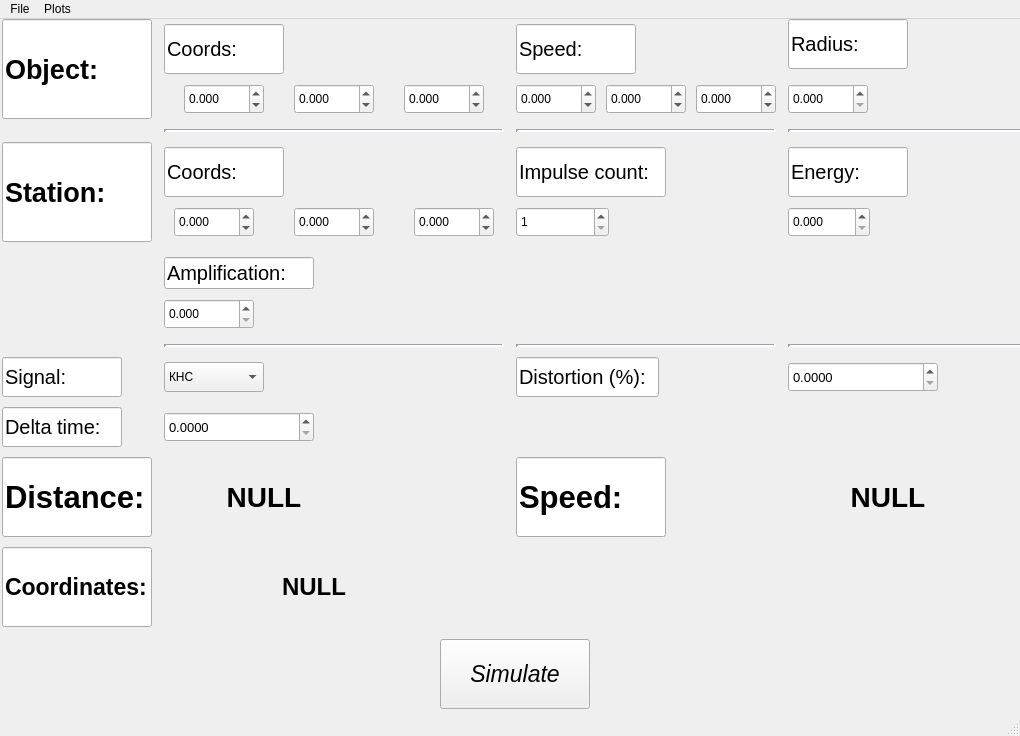
<?xml version="1.0" encoding="UTF-8"?>
<ui version="4.0">
 <class>MainWindow</class>
 <widget class="QMainWindow" name="MainWindow">
  <property name="geometry">
   <rect>
    <x>0</x>
    <y>0</y>
    <width>1020</width>
    <height>736</height>
   </rect>
  </property>
  <property name="sizePolicy">
   <sizepolicy hsizetype="Fixed" vsizetype="Fixed">
    <horstretch>0</horstretch>
    <verstretch>0</verstretch>
   </sizepolicy>
  </property>
  <property name="minimumSize">
   <size>
    <width>921</width>
    <height>604</height>
   </size>
  </property>
  <property name="windowTitle">
   <string>MainWindow</string>
  </property>
  <widget class="QWidget" name="centralwidget">
   <widget class="QPushButton" name="simulatePushButton">
    <property name="geometry">
     <rect>
      <x>440</x>
      <y>620</y>
      <width>150</width>
      <height>70</height>
     </rect>
    </property>
    <property name="minimumSize">
     <size>
      <width>150</width>
      <height>70</height>
     </size>
    </property>
    <property name="maximumSize">
     <size>
      <width>150</width>
      <height>70</height>
     </size>
    </property>
    <property name="font">
     <font>
      <pointsize>17</pointsize>
      <italic>true</italic>
     </font>
    </property>
    <property name="text">
     <string>Simulate</string>
    </property>
   </widget>
   <widget class="QWidget" name="gridLayoutWidget">
    <property name="geometry">
     <rect>
      <x>0</x>
      <y>0</y>
      <width>1029</width>
      <height>608</height>
     </rect>
    </property>
    <layout class="QGridLayout" name="gridLayout" rowstretch="0,0,0,0,0,0,0,0,0">
     <property name="spacing">
      <number>10</number>
     </property>
     <item row="0" column="0">
      <widget class="QLineEdit" name="lineEdit">
       <property name="minimumSize">
        <size>
         <width>150</width>
         <height>100</height>
        </size>
       </property>
       <property name="maximumSize">
        <size>
         <width>150</width>
         <height>100</height>
        </size>
       </property>
       <property name="font">
        <font>
         <pointsize>20</pointsize>
         <bold>true</bold>
        </font>
       </property>
       <property name="text">
        <string>Object:</string>
       </property>
       <property name="readOnly">
        <bool>true</bool>
       </property>
      </widget>
     </item>
     <item row="2" column="0">
      <widget class="QLineEdit" name="lineEdit_5">
       <property name="minimumSize">
        <size>
         <width>150</width>
         <height>100</height>
        </size>
       </property>
       <property name="maximumSize">
        <size>
         <width>150</width>
         <height>100</height>
        </size>
       </property>
       <property name="font">
        <font>
         <pointsize>20</pointsize>
         <bold>true</bold>
        </font>
       </property>
       <property name="styleSheet">
        <string notr="true"/>
       </property>
       <property name="text">
        <string>Station:</string>
       </property>
       <property name="readOnly">
        <bool>true</bool>
       </property>
      </widget>
     </item>
     <item row="2" column="1">
      <layout class="QVBoxLayout" name="verticalLayout_5">
       <property name="sizeConstraint">
        <enum>QLayout::SetDefaultConstraint</enum>
       </property>
       <property name="leftMargin">
        <number>0</number>
       </property>
       <property name="topMargin">
        <number>5</number>
       </property>
       <property name="rightMargin">
        <number>0</number>
       </property>
       <property name="bottomMargin">
        <number>5</number>
       </property>
       <item>
        <widget class="QLineEdit" name="lineEdit_6">
         <property name="sizePolicy">
          <sizepolicy hsizetype="Fixed" vsizetype="Fixed">
           <horstretch>0</horstretch>
           <verstretch>0</verstretch>
          </sizepolicy>
         </property>
         <property name="maximumSize">
          <size>
           <width>120</width>
           <height>50</height>
          </size>
         </property>
         <property name="font">
          <font>
           <pointsize>15</pointsize>
          </font>
         </property>
         <property name="text">
          <string>Coords:</string>
         </property>
         <property name="readOnly">
          <bool>true</bool>
         </property>
        </widget>
       </item>
       <item>
        <layout class="QHBoxLayout" name="horizontalLayout_5">
         <property name="spacing">
          <number>30</number>
         </property>
         <property name="rightMargin">
          <number>0</number>
         </property>
         <item>
          <widget class="QDoubleSpinBox" name="station_coords_x">
           <property name="sizePolicy">
            <sizepolicy hsizetype="Fixed" vsizetype="Fixed">
             <horstretch>0</horstretch>
             <verstretch>0</verstretch>
            </sizepolicy>
           </property>
           <property name="minimumSize">
            <size>
             <width>80</width>
             <height>30</height>
            </size>
           </property>
           <property name="maximumSize">
            <size>
             <width>80</width>
             <height>30</height>
            </size>
           </property>
           <property name="decimals">
            <number>3</number>
           </property>
           <property name="minimum">
            <double>-99.989999999999995</double>
           </property>
          </widget>
         </item>
         <item>
          <widget class="QDoubleSpinBox" name="station_coords_y">
           <property name="sizePolicy">
            <sizepolicy hsizetype="Fixed" vsizetype="Fixed">
             <horstretch>0</horstretch>
             <verstretch>0</verstretch>
            </sizepolicy>
           </property>
           <property name="minimumSize">
            <size>
             <width>80</width>
             <height>30</height>
            </size>
           </property>
           <property name="maximumSize">
            <size>
             <width>80</width>
             <height>30</height>
            </size>
           </property>
           <property name="decimals">
            <number>3</number>
           </property>
           <property name="minimum">
            <double>-99.989999999999995</double>
           </property>
          </widget>
         </item>
         <item>
          <widget class="QDoubleSpinBox" name="station_coords_z">
           <property name="sizePolicy">
            <sizepolicy hsizetype="Fixed" vsizetype="Fixed">
             <horstretch>0</horstretch>
             <verstretch>0</verstretch>
            </sizepolicy>
           </property>
           <property name="minimumSize">
            <size>
             <width>80</width>
             <height>30</height>
            </size>
           </property>
           <property name="maximumSize">
            <size>
             <width>80</width>
             <height>30</height>
            </size>
           </property>
           <property name="decimals">
            <number>3</number>
           </property>
           <property name="minimum">
            <double>-99.989999999999995</double>
           </property>
          </widget>
         </item>
        </layout>
       </item>
      </layout>
     </item>
     <item row="1" column="3">
      <widget class="Line" name="line_3">
       <property name="styleSheet">
        <string notr="true">background-color: rgb(235, 238, 255);</string>
       </property>
       <property name="lineWidth">
        <number>3</number>
       </property>
       <property name="orientation">
        <enum>Qt::Horizontal</enum>
       </property>
      </widget>
     </item>
     <item row="4" column="1">
      <widget class="Line" name="line_4">
       <property name="styleSheet">
        <string notr="true">background-color: rgb(235, 238, 255);</string>
       </property>
       <property name="lineWidth">
        <number>3</number>
       </property>
       <property name="orientation">
        <enum>Qt::Horizontal</enum>
       </property>
      </widget>
     </item>
     <item row="7" column="1">
      <widget class="QLabel" name="distance_label">
       <property name="minimumSize">
        <size>
         <width>200</width>
         <height>80</height>
        </size>
       </property>
       <property name="maximumSize">
        <size>
         <width>200</width>
         <height>80</height>
        </size>
       </property>
       <property name="font">
        <font>
         <pointsize>21</pointsize>
         <bold>true</bold>
        </font>
       </property>
       <property name="text">
        <string>NULL</string>
       </property>
       <property name="alignment">
        <set>Qt::AlignCenter</set>
       </property>
      </widget>
     </item>
     <item row="3" column="1">
      <layout class="QVBoxLayout" name="verticalLayout_11">
       <property name="leftMargin">
        <number>0</number>
       </property>
       <property name="topMargin">
        <number>5</number>
       </property>
       <property name="rightMargin">
        <number>0</number>
       </property>
       <property name="bottomMargin">
        <number>5</number>
       </property>
       <item>
        <widget class="QLineEdit" name="lineEdit_9">
         <property name="maximumSize">
          <size>
           <width>150</width>
           <height>50</height>
          </size>
         </property>
         <property name="font">
          <font>
           <pointsize>15</pointsize>
          </font>
         </property>
         <property name="text">
          <string>Amplification:</string>
         </property>
         <property name="readOnly">
          <bool>true</bool>
         </property>
        </widget>
       </item>
       <item>
        <layout class="QHBoxLayout" name="horizontalLayout_12">
         <property name="rightMargin">
          <number>250</number>
         </property>
         <item>
          <widget class="QDoubleSpinBox" name="station_amplification">
           <property name="sizePolicy">
            <sizepolicy hsizetype="Fixed" vsizetype="Fixed">
             <horstretch>0</horstretch>
             <verstretch>0</verstretch>
            </sizepolicy>
           </property>
           <property name="minimumSize">
            <size>
             <width>90</width>
             <height>30</height>
            </size>
           </property>
           <property name="maximumSize">
            <size>
             <width>80</width>
             <height>30</height>
            </size>
           </property>
           <property name="decimals">
            <number>3</number>
           </property>
          </widget>
         </item>
        </layout>
       </item>
      </layout>
     </item>
     <item row="5" column="0">
      <widget class="QLineEdit" name="lineEdit_8">
       <property name="enabled">
        <bool>true</bool>
       </property>
       <property name="sizePolicy">
        <sizepolicy hsizetype="Fixed" vsizetype="Fixed">
         <horstretch>0</horstretch>
         <verstretch>0</verstretch>
        </sizepolicy>
       </property>
       <property name="minimumSize">
        <size>
         <width>120</width>
         <height>40</height>
        </size>
       </property>
       <property name="maximumSize">
        <size>
         <width>120</width>
         <height>40</height>
        </size>
       </property>
       <property name="font">
        <font>
         <pointsize>15</pointsize>
        </font>
       </property>
       <property name="text">
        <string>Signal:</string>
       </property>
       <property name="readOnly">
        <bool>true</bool>
       </property>
      </widget>
     </item>
     <item row="0" column="1">
      <layout class="QVBoxLayout" name="verticalLayout_2">
       <property name="sizeConstraint">
        <enum>QLayout::SetDefaultConstraint</enum>
       </property>
       <property name="topMargin">
        <number>5</number>
       </property>
       <property name="bottomMargin">
        <number>5</number>
       </property>
       <item>
        <widget class="QLineEdit" name="lineEdit_2">
         <property name="sizePolicy">
          <sizepolicy hsizetype="Fixed" vsizetype="Fixed">
           <horstretch>0</horstretch>
           <verstretch>0</verstretch>
          </sizepolicy>
         </property>
         <property name="maximumSize">
          <size>
           <width>120</width>
           <height>50</height>
          </size>
         </property>
         <property name="font">
          <font>
           <pointsize>15</pointsize>
          </font>
         </property>
         <property name="text">
          <string>Coords:</string>
         </property>
         <property name="readOnly">
          <bool>true</bool>
         </property>
        </widget>
       </item>
       <item>
        <layout class="QHBoxLayout" name="horizontalLayout_2">
         <property name="spacing">
          <number>10</number>
         </property>
         <property name="rightMargin">
          <number>0</number>
         </property>
         <item>
          <widget class="QDoubleSpinBox" name="obj_coords_x">
           <property name="sizePolicy">
            <sizepolicy hsizetype="Fixed" vsizetype="Fixed">
             <horstretch>0</horstretch>
             <verstretch>0</verstretch>
            </sizepolicy>
           </property>
           <property name="minimumSize">
            <size>
             <width>80</width>
             <height>30</height>
            </size>
           </property>
           <property name="maximumSize">
            <size>
             <width>80</width>
             <height>30</height>
            </size>
           </property>
           <property name="decimals">
            <number>3</number>
           </property>
           <property name="minimum">
            <double>-99.989999999999995</double>
           </property>
          </widget>
         </item>
         <item>
          <widget class="QDoubleSpinBox" name="obj_coords_y">
           <property name="sizePolicy">
            <sizepolicy hsizetype="Fixed" vsizetype="Fixed">
             <horstretch>0</horstretch>
             <verstretch>0</verstretch>
            </sizepolicy>
           </property>
           <property name="minimumSize">
            <size>
             <width>80</width>
             <height>30</height>
            </size>
           </property>
           <property name="maximumSize">
            <size>
             <width>80</width>
             <height>30</height>
            </size>
           </property>
           <property name="decimals">
            <number>3</number>
           </property>
           <property name="minimum">
            <double>-99.989999999999995</double>
           </property>
          </widget>
         </item>
         <item>
          <widget class="QDoubleSpinBox" name="obj_coords_z">
           <property name="sizePolicy">
            <sizepolicy hsizetype="Fixed" vsizetype="Fixed">
             <horstretch>0</horstretch>
             <verstretch>0</verstretch>
            </sizepolicy>
           </property>
           <property name="minimumSize">
            <size>
             <width>80</width>
             <height>30</height>
            </size>
           </property>
           <property name="maximumSize">
            <size>
             <width>80</width>
             <height>30</height>
            </size>
           </property>
           <property name="decimals">
            <number>3</number>
           </property>
           <property name="minimum">
            <double>-99.989999999999995</double>
           </property>
          </widget>
         </item>
        </layout>
       </item>
      </layout>
     </item>
     <item row="1" column="2">
      <widget class="Line" name="line_2">
       <property name="styleSheet">
        <string notr="true">background-color: rgb(235, 238, 255);</string>
       </property>
       <property name="lineWidth">
        <number>3</number>
       </property>
       <property name="orientation">
        <enum>Qt::Horizontal</enum>
       </property>
      </widget>
     </item>
     <item row="5" column="1">
      <widget class="QComboBox" name="comboBox">
       <property name="sizePolicy">
        <sizepolicy hsizetype="Fixed" vsizetype="Fixed">
         <horstretch>100</horstretch>
         <verstretch>0</verstretch>
        </sizepolicy>
       </property>
       <property name="minimumSize">
        <size>
         <width>100</width>
         <height>30</height>
        </size>
       </property>
       <item>
        <property name="text">
         <string>КНС</string>
        </property>
       </item>
       <item>
        <property name="text">
         <string>ЛЧМ</string>
        </property>
       </item>
      </widget>
     </item>
     <item row="6" column="1">
      <widget class="QDoubleSpinBox" name="station_delta">
       <property name="sizePolicy">
        <sizepolicy hsizetype="Fixed" vsizetype="Fixed">
         <horstretch>0</horstretch>
         <verstretch>0</verstretch>
        </sizepolicy>
       </property>
       <property name="minimumSize">
        <size>
         <width>150</width>
         <height>30</height>
        </size>
       </property>
       <property name="font">
        <font>
         <pointsize>10</pointsize>
        </font>
       </property>
       <property name="decimals">
        <number>4</number>
       </property>
      </widget>
     </item>
     <item row="0" column="3">
      <layout class="QVBoxLayout" name="verticalLayout">
       <property name="leftMargin">
        <number>0</number>
       </property>
       <property name="rightMargin">
        <number>0</number>
       </property>
       <item>
        <widget class="QLineEdit" name="lineEdit_4">
         <property name="maximumSize">
          <size>
           <width>120</width>
           <height>50</height>
          </size>
         </property>
         <property name="font">
          <font>
           <pointsize>15</pointsize>
          </font>
         </property>
         <property name="text">
          <string>Radius:</string>
         </property>
         <property name="readOnly">
          <bool>true</bool>
         </property>
        </widget>
       </item>
       <item>
        <layout class="QHBoxLayout" name="horizontalLayout_7">
         <property name="topMargin">
          <number>5</number>
         </property>
         <property name="rightMargin">
          <number>155</number>
         </property>
         <property name="bottomMargin">
          <number>5</number>
         </property>
         <item>
          <widget class="QDoubleSpinBox" name="obj_radius">
           <property name="sizePolicy">
            <sizepolicy hsizetype="Fixed" vsizetype="Fixed">
             <horstretch>0</horstretch>
             <verstretch>0</verstretch>
            </sizepolicy>
           </property>
           <property name="minimumSize">
            <size>
             <width>80</width>
             <height>30</height>
            </size>
           </property>
           <property name="maximumSize">
            <size>
             <width>90</width>
             <height>30</height>
            </size>
           </property>
           <property name="decimals">
            <number>3</number>
           </property>
          </widget>
         </item>
        </layout>
       </item>
      </layout>
     </item>
     <item row="0" column="2">
      <layout class="QVBoxLayout" name="verticalLayout_3">
       <property name="topMargin">
        <number>5</number>
       </property>
       <property name="rightMargin">
        <number>0</number>
       </property>
       <property name="bottomMargin">
        <number>5</number>
       </property>
       <item>
        <widget class="QLineEdit" name="lineEdit_3">
         <property name="maximumSize">
          <size>
           <width>120</width>
           <height>50</height>
          </size>
         </property>
         <property name="font">
          <font>
           <pointsize>15</pointsize>
          </font>
         </property>
         <property name="text">
          <string>Speed:</string>
         </property>
         <property name="readOnly">
          <bool>true</bool>
         </property>
        </widget>
       </item>
       <item>
        <layout class="QHBoxLayout" name="horizontalLayout_3">
         <property name="spacing">
          <number>10</number>
         </property>
         <property name="rightMargin">
          <number>0</number>
         </property>
         <item>
          <widget class="QDoubleSpinBox" name="obj_speed_x">
           <property name="sizePolicy">
            <sizepolicy hsizetype="Fixed" vsizetype="Fixed">
             <horstretch>0</horstretch>
             <verstretch>0</verstretch>
            </sizepolicy>
           </property>
           <property name="minimumSize">
            <size>
             <width>80</width>
             <height>30</height>
            </size>
           </property>
           <property name="maximumSize">
            <size>
             <width>80</width>
             <height>30</height>
            </size>
           </property>
           <property name="decimals">
            <number>3</number>
           </property>
           <property name="minimum">
            <double>-99.989999999999995</double>
           </property>
          </widget>
         </item>
         <item>
          <widget class="QDoubleSpinBox" name="obj_speed_y">
           <property name="sizePolicy">
            <sizepolicy hsizetype="Fixed" vsizetype="Fixed">
             <horstretch>0</horstretch>
             <verstretch>0</verstretch>
            </sizepolicy>
           </property>
           <property name="minimumSize">
            <size>
             <width>80</width>
             <height>30</height>
            </size>
           </property>
           <property name="maximumSize">
            <size>
             <width>80</width>
             <height>30</height>
            </size>
           </property>
           <property name="decimals">
            <number>3</number>
           </property>
           <property name="minimum">
            <double>-99.989999999999995</double>
           </property>
          </widget>
         </item>
         <item>
          <widget class="QDoubleSpinBox" name="obj_speed_z">
           <property name="minimumSize">
            <size>
             <width>80</width>
             <height>30</height>
            </size>
           </property>
           <property name="maximumSize">
            <size>
             <width>80</width>
             <height>30</height>
            </size>
           </property>
           <property name="decimals">
            <number>3</number>
           </property>
           <property name="minimum">
            <double>-99.989999999999995</double>
           </property>
          </widget>
         </item>
        </layout>
       </item>
      </layout>
     </item>
     <item row="4" column="2">
      <widget class="Line" name="line_5">
       <property name="styleSheet">
        <string notr="true">background-color: rgb(235, 238, 255);</string>
       </property>
       <property name="lineWidth">
        <number>3</number>
       </property>
       <property name="orientation">
        <enum>Qt::Horizontal</enum>
       </property>
      </widget>
     </item>
     <item row="1" column="1">
      <widget class="Line" name="line">
       <property name="styleSheet">
        <string notr="true">background-color: rgb(235, 238, 255);</string>
       </property>
       <property name="lineWidth">
        <number>3</number>
       </property>
       <property name="orientation">
        <enum>Qt::Horizontal</enum>
       </property>
      </widget>
     </item>
     <item row="2" column="3">
      <layout class="QVBoxLayout" name="verticalLayout_8">
       <property name="topMargin">
        <number>5</number>
       </property>
       <property name="bottomMargin">
        <number>5</number>
       </property>
       <item>
        <widget class="QLineEdit" name="lineEdit_10">
         <property name="maximumSize">
          <size>
           <width>120</width>
           <height>50</height>
          </size>
         </property>
         <property name="font">
          <font>
           <pointsize>15</pointsize>
          </font>
         </property>
         <property name="text">
          <string>Energy:</string>
         </property>
         <property name="readOnly">
          <bool>true</bool>
         </property>
        </widget>
       </item>
       <item>
        <layout class="QHBoxLayout" name="horizontalLayout_10">
         <property name="rightMargin">
          <number>153</number>
         </property>
         <item>
          <widget class="QDoubleSpinBox" name="station_energy">
           <property name="sizePolicy">
            <sizepolicy hsizetype="Fixed" vsizetype="Fixed">
             <horstretch>0</horstretch>
             <verstretch>0</verstretch>
            </sizepolicy>
           </property>
           <property name="minimumSize">
            <size>
             <width>80</width>
             <height>30</height>
            </size>
           </property>
           <property name="maximumSize">
            <size>
             <width>90</width>
             <height>30</height>
            </size>
           </property>
           <property name="decimals">
            <number>3</number>
           </property>
          </widget>
         </item>
        </layout>
       </item>
      </layout>
     </item>
     <item row="2" column="2">
      <layout class="QVBoxLayout" name="verticalLayout_6">
       <property name="topMargin">
        <number>5</number>
       </property>
       <property name="bottomMargin">
        <number>5</number>
       </property>
       <item>
        <widget class="QLineEdit" name="lineEdit_7">
         <property name="maximumSize">
          <size>
           <width>150</width>
           <height>50</height>
          </size>
         </property>
         <property name="font">
          <font>
           <pointsize>15</pointsize>
          </font>
         </property>
         <property name="text">
          <string>Impulse count:</string>
         </property>
         <property name="readOnly">
          <bool>true</bool>
         </property>
        </widget>
       </item>
       <item>
        <layout class="QHBoxLayout" name="horizontalLayout_6">
         <property name="spacing">
          <number>10</number>
         </property>
         <property name="rightMargin">
          <number>167</number>
         </property>
         <item>
          <widget class="QSpinBox" name="impulse_count">
           <property name="minimumSize">
            <size>
             <width>90</width>
             <height>30</height>
            </size>
           </property>
           <property name="minimum">
            <number>1</number>
           </property>
          </widget>
         </item>
        </layout>
       </item>
      </layout>
     </item>
     <item row="5" column="3">
      <widget class="QDoubleSpinBox" name="station_distortion">
       <property name="sizePolicy">
        <sizepolicy hsizetype="Fixed" vsizetype="Fixed">
         <horstretch>0</horstretch>
         <verstretch>0</verstretch>
        </sizepolicy>
       </property>
       <property name="minimumSize">
        <size>
         <width>150</width>
         <height>30</height>
        </size>
       </property>
       <property name="font">
        <font>
         <pointsize>10</pointsize>
        </font>
       </property>
       <property name="decimals">
        <number>4</number>
       </property>
       <property name="maximum">
        <double>100.000000000000000</double>
       </property>
      </widget>
     </item>
     <item row="7" column="3">
      <widget class="QLabel" name="speed_label">
       <property name="minimumSize">
        <size>
         <width>200</width>
         <height>80</height>
        </size>
       </property>
       <property name="maximumSize">
        <size>
         <width>200</width>
         <height>80</height>
        </size>
       </property>
       <property name="font">
        <font>
         <pointsize>21</pointsize>
         <bold>true</bold>
        </font>
       </property>
       <property name="text">
        <string>NULL</string>
       </property>
       <property name="alignment">
        <set>Qt::AlignCenter</set>
       </property>
      </widget>
     </item>
     <item row="7" column="2">
      <widget class="QLineEdit" name="lineEdit_11">
       <property name="minimumSize">
        <size>
         <width>150</width>
         <height>80</height>
        </size>
       </property>
       <property name="maximumSize">
        <size>
         <width>150</width>
         <height>80</height>
        </size>
       </property>
       <property name="font">
        <font>
         <pointsize>23</pointsize>
         <bold>true</bold>
        </font>
       </property>
       <property name="text">
        <string>Speed:</string>
       </property>
      </widget>
     </item>
     <item row="7" column="0">
      <widget class="QLineEdit" name="lineEdit_13">
       <property name="minimumSize">
        <size>
         <width>150</width>
         <height>80</height>
        </size>
       </property>
       <property name="maximumSize">
        <size>
         <width>150</width>
         <height>80</height>
        </size>
       </property>
       <property name="font">
        <font>
         <pointsize>23</pointsize>
         <bold>true</bold>
        </font>
       </property>
       <property name="text">
        <string>Distance:</string>
       </property>
      </widget>
     </item>
     <item row="4" column="3">
      <widget class="Line" name="line_6">
       <property name="styleSheet">
        <string notr="true">background-color: rgb(235, 238, 255);</string>
       </property>
       <property name="lineWidth">
        <number>3</number>
       </property>
       <property name="orientation">
        <enum>Qt::Horizontal</enum>
       </property>
      </widget>
     </item>
     <item row="5" column="2">
      <widget class="QLineEdit" name="lineEdit_14">
       <property name="sizePolicy">
        <sizepolicy hsizetype="Fixed" vsizetype="Fixed">
         <horstretch>0</horstretch>
         <verstretch>0</verstretch>
        </sizepolicy>
       </property>
       <property name="minimumSize">
        <size>
         <width>120</width>
         <height>40</height>
        </size>
       </property>
       <property name="maximumSize">
        <size>
         <width>143</width>
         <height>40</height>
        </size>
       </property>
       <property name="font">
        <font>
         <pointsize>15</pointsize>
        </font>
       </property>
       <property name="text">
        <string>Distortion (%):</string>
       </property>
       <property name="readOnly">
        <bool>true</bool>
       </property>
      </widget>
     </item>
     <item row="6" column="0">
      <widget class="QLineEdit" name="lineEdit_15">
       <property name="enabled">
        <bool>true</bool>
       </property>
       <property name="sizePolicy">
        <sizepolicy hsizetype="Fixed" vsizetype="Fixed">
         <horstretch>0</horstretch>
         <verstretch>0</verstretch>
        </sizepolicy>
       </property>
       <property name="minimumSize">
        <size>
         <width>120</width>
         <height>40</height>
        </size>
       </property>
       <property name="maximumSize">
        <size>
         <width>120</width>
         <height>40</height>
        </size>
       </property>
       <property name="font">
        <font>
         <pointsize>15</pointsize>
        </font>
       </property>
       <property name="text">
        <string>Delta time:</string>
       </property>
       <property name="readOnly">
        <bool>true</bool>
       </property>
      </widget>
     </item>
     <item row="8" column="0">
      <widget class="QLineEdit" name="lineEdit_16">
       <property name="minimumSize">
        <size>
         <width>150</width>
         <height>80</height>
        </size>
       </property>
       <property name="maximumSize">
        <size>
         <width>150</width>
         <height>80</height>
        </size>
       </property>
       <property name="font">
        <font>
         <pointsize>17</pointsize>
         <bold>true</bold>
        </font>
       </property>
       <property name="text">
        <string>Coordinates:</string>
       </property>
      </widget>
     </item>
     <item row="8" column="1">
      <widget class="QLabel" name="coordinates_label">
       <property name="minimumSize">
        <size>
         <width>300</width>
         <height>80</height>
        </size>
       </property>
       <property name="maximumSize">
        <size>
         <width>300</width>
         <height>80</height>
        </size>
       </property>
       <property name="font">
        <font>
         <pointsize>18</pointsize>
         <bold>true</bold>
        </font>
       </property>
       <property name="text">
        <string>NULL</string>
       </property>
       <property name="alignment">
        <set>Qt::AlignCenter</set>
       </property>
      </widget>
     </item>
    </layout>
   </widget>
  </widget>
  <widget class="QMenuBar" name="menubar">
   <property name="geometry">
    <rect>
     <x>0</x>
     <y>0</y>
     <width>1020</width>
     <height>22</height>
    </rect>
   </property>
   <widget class="QMenu" name="menuPlots">
    <property name="sizePolicy">
     <sizepolicy hsizetype="Preferred" vsizetype="Preferred">
      <horstretch>0</horstretch>
      <verstretch>0</verstretch>
     </sizepolicy>
    </property>
    <property name="minimumSize">
     <size>
      <width>0</width>
      <height>0</height>
     </size>
    </property>
    <property name="maximumSize">
     <size>
      <width>16777215</width>
      <height>16777215</height>
     </size>
    </property>
    <property name="title">
     <string>Plots</string>
    </property>
    <addaction name="actionDrawScene"/>
    <addaction name="actionDraw_plots"/>
   </widget>
   <widget class="QMenu" name="menuSave">
    <property name="sizePolicy">
     <sizepolicy hsizetype="Fixed" vsizetype="Preferred">
      <horstretch>0</horstretch>
      <verstretch>0</verstretch>
     </sizepolicy>
    </property>
    <property name="minimumSize">
     <size>
      <width>100</width>
      <height>0</height>
     </size>
    </property>
    <property name="title">
     <string>File</string>
    </property>
    <addaction name="actionSave"/>
    <addaction name="actionSave_values"/>
    <addaction name="actionOpen_values"/>
   </widget>
   <addaction name="menuSave"/>
   <addaction name="menuPlots"/>
  </widget>
  <widget class="QStatusBar" name="statusbar"/>
  <action name="actionSave">
   <property name="text">
    <string>Save results</string>
   </property>
  </action>
  <action name="actionDrawScene">
   <property name="text">
    <string>Draw scene</string>
   </property>
  </action>
  <action name="actionDraw_plots">
   <property name="text">
    <string>Draw plots</string>
   </property>
  </action>
  <action name="actionSave_values">
   <property name="text">
    <string>Save values</string>
   </property>
  </action>
  <action name="actionOpen_values">
   <property name="text">
    <string>Open values</string>
   </property>
  </action>
 </widget>
 <resources/>
 <connections/>
</ui>
